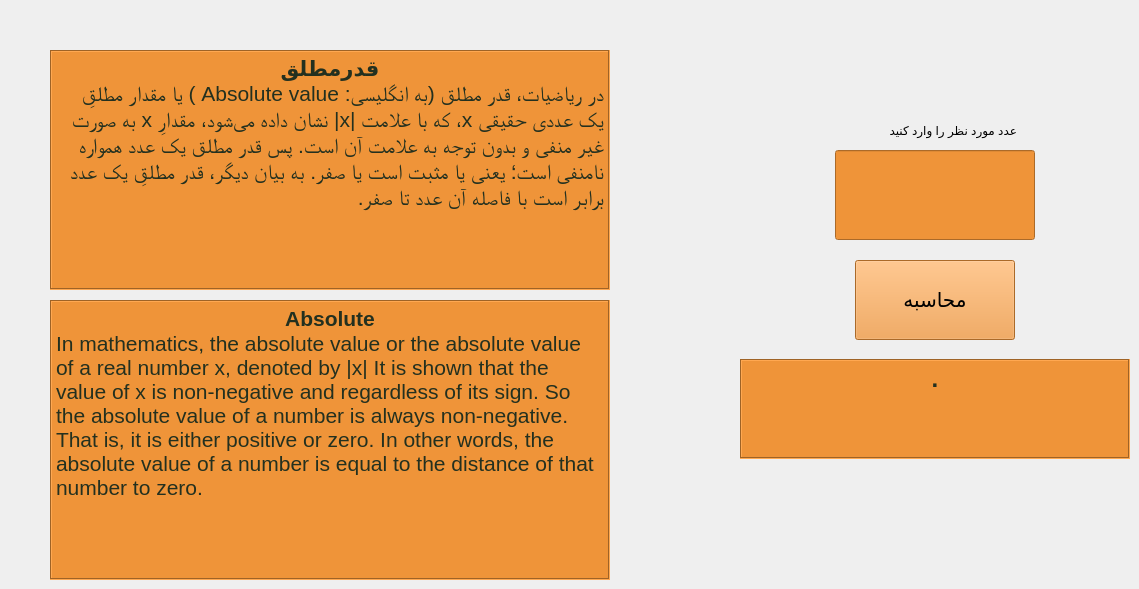
    <widget class="QWidget" name="absolute">
     <attribute name="title">
      <string>Absolute</string>
     </attribute>
     <widget class="QTextBrowser" name="absolute_fa">
      <property name="geometry">
       <rect>
        <x>50</x>
        <y>50</y>
        <width>560</width>
        <height>240</height>
       </rect>
      </property>
      <property name="styleSheet">
       <string notr="true">background-color:#ef9439;
color:#23301f;
font: 75 8pt &quot;0 Titr Bold&quot;;</string>
      </property>
      <property name="frameShape">
       <enum>QFrame::Box</enum>
      </property>
      <property name="html">
       <string>&lt;!DOCTYPE HTML PUBLIC &quot;-//W3C//DTD HTML 4.0//EN&quot; &quot;http://www.w3.org/TR/REC-html40/strict.dtd&quot;&gt;
&lt;html&gt;&lt;head&gt;&lt;meta name=&quot;qrichtext&quot; content=&quot;1&quot; /&gt;&lt;style type=&quot;text/css&quot;&gt;
p, li { white-space: pre-wrap; }
&lt;/style&gt;&lt;/head&gt;&lt;body style=&quot; font-family:'0 Titr Bold'; font-size:8pt; font-weight:72; font-style:normal;&quot;&gt;
&lt;p align=&quot;center&quot; dir='rtl' style=&quot; margin-top:0px; margin-bottom:0px; margin-left:0px; margin-right:0px; -qt-block-indent:0; text-indent:0px;&quot;&gt;&lt;span style=&quot; font-family:'B Bad'; font-size:16pt; font-weight:600;&quot;&gt;قدرمطلق&lt;/span&gt;&lt;/p&gt;
&lt;p align=&quot;right&quot; dir='rtl' style=&quot; margin-top:0px; margin-bottom:0px; margin-left:0px; margin-right:0px; -qt-block-indent:0; text-indent:0px;&quot;&gt;&lt;span style=&quot; font-family:'B Roya'; font-size:16pt;&quot;&gt;در ریاضیات، قدر مطلق (به انگلیسی: Absolute value ) یا مقدار مطلقِ یک عددی حقیقی x، که با علامت |x| نشان داده می‌شود، مقدارِ x به صورت غیر منفی و بدون توجه به علامت آن است. پس قدر مطلق یک عدد همواره نامنفی است؛ یعنی یا مثبت است یا صفر. به بیان دیگر، قدر مطلقِ یک عدد برابر است با فاصله آن عدد تا صفر.&lt;/span&gt;&lt;/p&gt;&lt;/body&gt;&lt;/html&gt;</string>
      </property>
     </widget>
     <widget class="QTextBrowser" name="absolute_en">
      <property name="geometry">
       <rect>
        <x>50</x>
        <y>300</y>
        <width>560</width>
        <height>280</height>
       </rect>
      </property>
      <property name="styleSheet">
       <string notr="true">background-color:#ef9439;
color:#23301f;
font: 22pt &quot;NPIParisa&quot;;

</string>
      </property>
      <property name="frameShape">
       <enum>QFrame::Box</enum>
      </property>
      <property name="html">
       <string>&lt;!DOCTYPE HTML PUBLIC &quot;-//W3C//DTD HTML 4.0//EN&quot; &quot;http://www.w3.org/TR/REC-html40/strict.dtd&quot;&gt;
&lt;html&gt;&lt;head&gt;&lt;meta name=&quot;qrichtext&quot; content=&quot;1&quot; /&gt;&lt;style type=&quot;text/css&quot;&gt;
p, li { white-space: pre-wrap; }
&lt;/style&gt;&lt;/head&gt;&lt;body style=&quot; font-family:'NPIParisa'; font-size:22pt; font-weight:400; font-style:normal;&quot;&gt;
&lt;p align=&quot;center&quot; style=&quot; margin-top:0px; margin-bottom:0px; margin-left:0px; margin-right:0px; -qt-block-indent:0; text-indent:0px;&quot;&gt;&lt;span style=&quot; font-family:'MS Shell Dlg 2'; font-size:16pt; font-weight:600;&quot;&gt;Absolute&lt;/span&gt;&lt;/p&gt;
&lt;p style=&quot; margin-top:0px; margin-bottom:0px; margin-left:0px; margin-right:0px; -qt-block-indent:0; text-indent:0px;&quot;&gt;&lt;span style=&quot; font-family:'MS Shell Dlg 2'; font-size:16pt; font-weight:72;&quot;&gt;In mathematics, the absolute value or the absolute value of a real number x, denoted by |x| It is shown that the value of x is non-negative and regardless of its sign. So the absolute value of a number is always non-negative. That is, it is either positive or zero. In other words, the absolute value of a number is equal to the distance of that number to zero.&lt;/span&gt;&lt;/p&gt;&lt;/body&gt;&lt;/html&gt;</string>
      </property>
     </widget>
     <widget class="QPushButton" name="absolute_button">
      <property name="geometry">
       <rect>
        <x>855</x>
        <y>260</y>
        <width>160</width>
        <height>80</height>
       </rect>
      </property>
      <property name="font">
       <font>
        <family>B Titr</family>
        <pointsize>15</pointsize>
        <kerning>true</kerning>
       </font>
      </property>
      <property name="cursor">
       <cursorShape>PointingHandCursor</cursorShape>
      </property>
      <property name="styleSheet">
       <string notr="true">background-color:#ef9439;</string>
      </property>
      <property name="text">
       <string>محاسبه</string>
      </property>
     </widget>
     <widget class="QTextBrowser" name="absolute_out">
      <property name="geometry">
       <rect>
        <x>740</x>
        <y>359</y>
        <width>390</width>
        <height>100</height>
       </rect>
      </property>
      <property name="styleSheet">
       <string notr="true">background-color:#ef9439;
color:#23301f;
font: 20pt &quot;Bell MT&quot;;
text-align: center;</string>
      </property>
      <property name="frameShape">
       <enum>QFrame::Box</enum>
      </property>
      <property name="html">
       <string>&lt;!DOCTYPE HTML PUBLIC &quot;-//W3C//DTD HTML 4.0//EN&quot; &quot;http://www.w3.org/TR/REC-html40/strict.dtd&quot;&gt;
&lt;html&gt;&lt;head&gt;&lt;meta name=&quot;qrichtext&quot; content=&quot;1&quot; /&gt;&lt;style type=&quot;text/css&quot;&gt;
p, li { white-space: pre-wrap; }
&lt;/style&gt;&lt;/head&gt;&lt;body style=&quot; font-family:'Bell MT'; font-size:20pt; font-weight:400; font-style:normal;&quot;&gt;
&lt;p align=&quot;center&quot; style=&quot; margin-top:0px; margin-bottom:0px; margin-left:0px; margin-right:0px; -qt-block-indent:0; text-indent:0px;&quot;&gt;&lt;span style=&quot; font-family:'B Roya'; font-size:18pt; font-weight:600;&quot;&gt;.&lt;/span&gt;&lt;/p&gt;&lt;/body&gt;&lt;/html&gt;</string>
      </property>
     </widget>
     <widget class="QLineEdit" name="absolute_input">
      <property name="geometry">
       <rect>
        <x>835</x>
        <y>150</y>
        <width>200</width>
        <height>90</height>
       </rect>
      </property>
      <property name="styleSheet">
       <string notr="true">font: 20pt &quot;Bell MT&quot;;
background-color:#ef9439;
color:#23301f;
text-align: center;</string>
      </property>
      <property name="echoMode">
       <enum>QLineEdit::Normal</enum>
      </property>
     </widget>
     <widget class="QLabel" name="absolute_label">
      <property name="geometry">
       <rect>
        <x>827</x>
        <y>110</y>
        <width>200</width>
        <height>40</height>
       </rect>
      </property>
      <property name="styleSheet">
       <string notr="true">font: 75 12pt &quot;B Titr&quot;;</string>
      </property>
      <property name="text">
       <string>   عدد مورد نظر را وارد کنید</string>
      </property>
     </widget>
    </widget>
